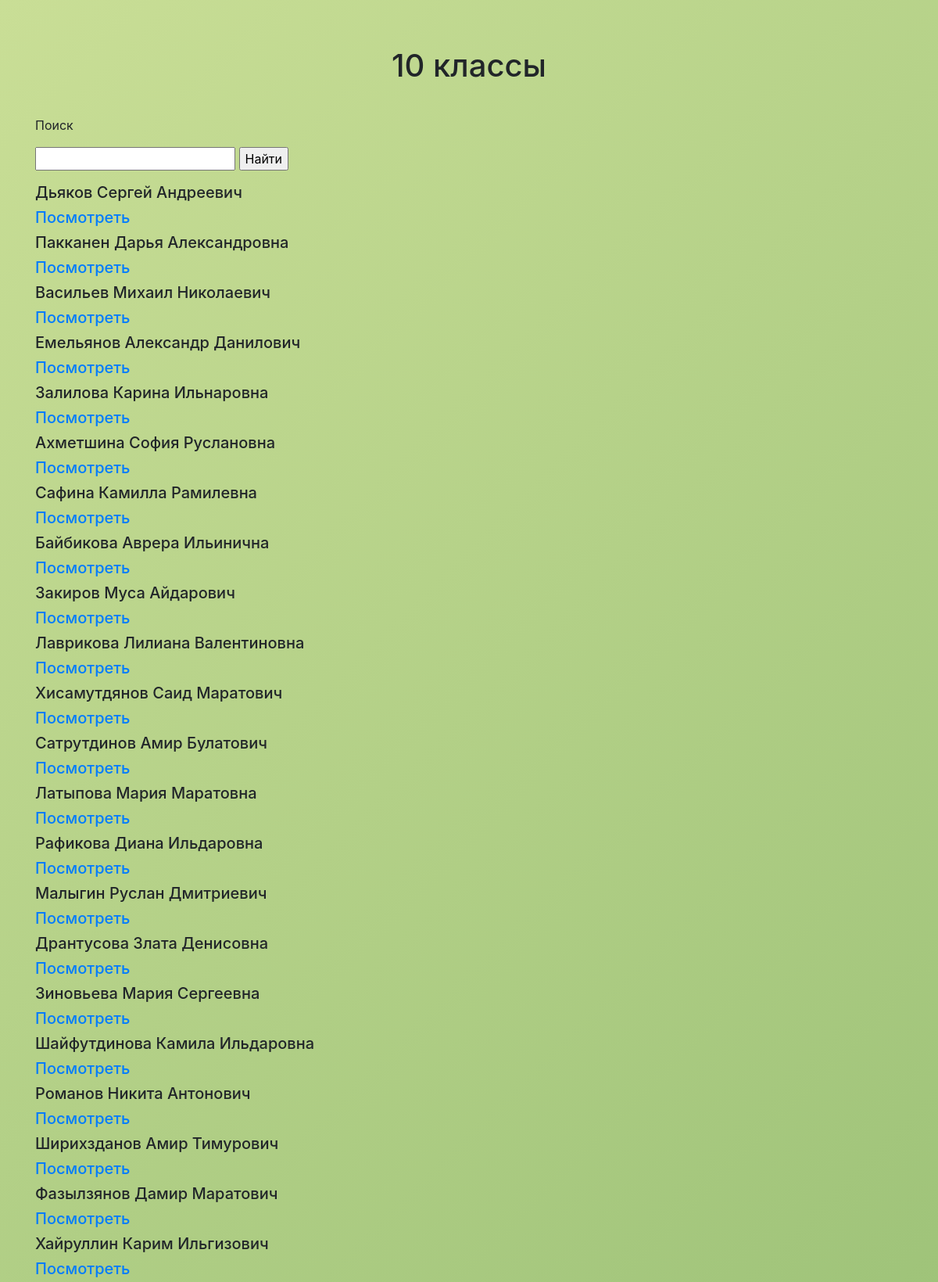
The app's page /school (upper part) with its own data.
### tables this page shows
CREATE TABLE User (Id INTEGER PRIMARY KEY AUTOINCREMENT UNIQUE NOT NULL, Name TEXT, Description TEXT);

### main.py (the view)
@app.route("/school", methods=['GET', 'POST'])
def school():
    if request.method == 'GET':
        user = ""
    else:
        user = request.form.get('userName')
    con = sqlite3.connect("db/Dbase.db")
    cur = con.cursor()
    res = cur.execute("SELECT name, description FROM user").fetchall()
    con.close()
    userNames = [i[0] for i in res]
    users = [i for i in userNames if user.lower() in i.lower()]
    if len(users) != 0:
        return render_template("school.html", res=users)
    return render_template("school.html", errorText="Никто не найден")

### templates/school.html (shortened to what this page needs)
<!DOCTYPE html>
<html lang="en">
<head>
</head>
<body>
{% extends "base.html" %}
{% block content %}
<h1 align="center" style="margin: 40px;">10 классы</h1>
<form action="" method="post">
    <p>Поиск</p>
    <input type="text" name="userName">
    <input type="submit" value="Найти" >
</form>
{% for item in res %}
<div>
    <h5>{{ item }}</h5>
    <a href="/users/{{item}}"><h5>Посмотреть</h5></a>
</div>
{% endfor %}
{% endblock %}

### templates/base.html (shortened to what this page needs)
<!doctype html>
<html lang="en">
<head>
    <link rel="stylesheet"
          href="https://stackpath.bootstrapcdn.com/bootstrap/4.4.1/css/bootstrap.min.css"
>
</head>
<body>
<div class="custom-div">
    <main role="main" class="container">
        {% block content %}{% endblock %}
    </main>
</div>
</body>
</html>

### templates/base.html (style rules this page uses)
main { min-height: 700px; max-width: 800px; margin: 0 auto; padding: 20px; }
.custom-div { background: linear-gradient(135deg, #c9de96 0%,#8ab66b 67%,#398235 100%); }

### records on screen
User: Name "Дьяков Сергей Андреевич"
User: Name "Пакканен Дарья Александровна"
User: Name "Васильев Михаил Николаевич"
User: Name "Емельянов Александр Данилович"
User: Name "Залилова Карина Ильнаровна"
User: Name "Ахметшина София Руслановна"
User: Name "Сафина Камилла Рамилевна"
User: Name "Байбикова Аврера Ильинична"
User: Name "Закиров Муса Айдарович"
User: Name "Лаврикова Лилиана Валентиновна"
User: Name "Хисамутдянов Саид Маратович"
User: Name "Сатрутдинов Амир Булатович"
User: Name "Латыпова Мария Маратовна"
User: Name "Рафикова Диана Ильдаровна"
User: Name "Малыгин Руслан Дмитриевич"
User: Name "Дрантусова Злата Денисовна"
User: Name "Зиновьева Мария Сергеевна"
User: Name "Шайфутдинова Камила Ильдаровна"
User: Name "Романов Никита Антонович"
User: Name "Ширихзданов Амир Тимурович"
User: Name "Фазылзянов Дамир Маратович"
User: Name "Хайруллин Карим Ильгизович"
